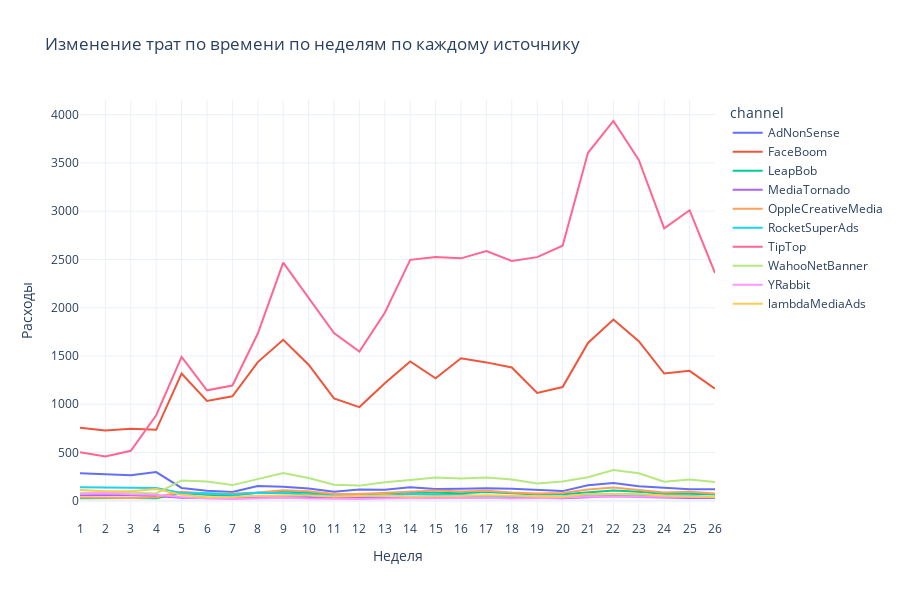

The notebook cell this image was saved under:
### Code cell
# строим график с разбивкой по неделям

# вытаскиваем номер недели
costs['dt'] = pd.to_datetime(costs['dt'])
costs['week'] = costs['dt'].dt.isocalendar().week
min_date = costs['dt'].min()
costs['week'] = (costs['dt'] - min_date).dt.days // 7 + 1


# группируем данные по источнику и номеру недели
grouped_costs = costs.groupby(['channel', 'week'], as_index=False)['costs'].sum()

# график
fig = px.line(grouped_costs, x='week', y='costs', color='channel', line_group='channel',
              labels={'costs': 'Расходы', 'week': 'Неделя'},
              title='Изменение трат по времени по неделям по каждому источнику',
              template='plotly_white')

fig.update_layout(xaxis=dict(title='Неделя', dtick=1), yaxis=dict(title='Расходы'), height=600)
cf.go_offline()
fig.iplot()

### Figure 1 — Plotly figure (JSON) as saved in the notebook; plotly's stock layout.template omitted (floating-point values rounded to 4 significant figures)
{"data": [{"hovertemplate": "channel=AdNonSense<br>Неделя=%{x}<br>Расходы=%{y}<extra></extra>", "legendgroup": "AdNonSense", "line": {"color": "#636efa", "dash": "solid"}, "marker": {"symbol": "circle"}, "mode": "lines", "name": "AdNonSense", "orientation": "v", "showlegend": true, "type": "scatter", "x": [1, 2, 3, 4, 5, 6, 7, 8, 9, 10, 11, 12, 13, 14, 15, 16, 17, 18, 19, 20, 21, 22, 23, 24, 25, 26], "xaxis": "x", "y": [284.6, 274.1, 263.6, 297.1, 132.3, 102.9, 91.35, 153.3, 146.0, 127.0, 93.45, 116.6, 114.5, 139.7, 122.8, 123.9, 129.2, 125.0, 109.2, 99.75, 159.6, 184.8, 150.2, 131.2, 119.7, 119.7], "yaxis": "y"}, {"hovertemplate": "channel=FaceBoom<br>Неделя=%{x}<br>Расходы=%{y}<extra></extra>", "legendgroup": "FaceBoom", "line": {"color": "#EF553B", "dash": "solid"}, "marker": {"symbol": "circle"}, "mode": "lines", "name": "FaceBoom", "orientation": "v", "showlegend": true, "type": "scatter", "x": [1, 2, 3, 4, 5, 6, 7, 8, 9, 10, 11, 12, 13, 14, 15, 16, 17, 18, 19, 20, 21, 22, 23, 24, 25, 26], "xaxis": "x", "y": [755.7, 728.2, 744.7, 734.8, 1317.0, 1034, 1082.0, 1437.0, 1668.0, 1409.0, 1060.0, 970.2, 1218.0, 1443.0, 1269.0, 1476.0, 1433.0, 1380.0, 1118.0, 1178.0, 1635.0, 1877.0, 1653.0, 1318.0, 1345.0, 1162.0], "yaxis": "y"}, {"hovertemplate": "channel=LeapBob<br>Неделя=%{x}<br>Расходы=%{y}<extra></extra>", "legendgroup": "LeapBob", "line": {"color": "#00cc96", "dash": "solid"}, "marker": {"symbol": "circle"}, "mode": "lines", "name": "LeapBob", "orientation": "v", "showlegend": true, "type": "scatter", "x": [1, 2, 3, 4, 5, 6, 7, 8, 9, 10, 11, 12, 13, 14, 15, 16, 17, 18, 19, 20, 21, 22, 23, 24, 25, 26], "xaxis": "x", "y": [25.62, 30.03, 28.77, 25.2, 78.54, 61.11, 50.61, 83.79, 96.18, 81.48, 59.01, 62.79, 74.13, 85.47, 83.79, 77.28, 90.93, 75.39, 65.1, 66.36, 87.99, 105.4, 92.4, 73.08, 71.82, 65.31], "yaxis": "y"}, {"hovertemplate": "channel=MediaTornado<br>Неделя=%{x}<br>Расходы=%{y}<extra></extra>", "legendgroup": "MediaTornado", "line": {"color": "#ab63fa", "dash": "solid"}, "marker": {"symbol": "circle"}, "mode": "lines", "name": "MediaTornado", "orientation": "v", "showlegend": true, "type": "scatter", "x": [1, 2, 3, 4, 5, 6, 7, 8, 9, 10, 11, 12, 13, 14, 15, 16, 17, 18, 19, 20, 21, 22, 23, 24, 25, 26], "xaxis": "x", "y": [57.12, 59.28, 57.84, 49.2, 31.68, 27.12, 30, 35.04, 42, 39.12, 28.32, 25.44, 28.32, 33.84, 31.68, 39.12, 35.52, 31.68, 28.56, 25.44, 36, 48, 38.88, 37.92, 29.52, 27.84], "yaxis": "y"}, {"hovertemplate": "channel=OppleCreativeMedia<br>Неделя=%{x}<br>Расходы=%{y}<extra></extra>", "legendgroup": "OppleCreativeMedia", "line": {"color": "#FFA15A", "dash": "solid"}, "marker": {"symbol": "circle"}, "mode": "lines", "name": "OppleCreativeMedia", "orientation": "v", "showlegend": true, "type": "scatter", "x": [1, 2, 3, 4, 5, 6, 7, 8, 9, 10, 11, 12, 13, 14, 15, 16, 17, 18, 19, 20, 21, 22, 23, 24, 25, 26], "xaxis": "x", "y": [34.75, 30.75, 29.25, 36.25, 93.25, 76, 74, 86.5, 109.8, 97.25, 71, 70.5, 83.25, 96.75, 105, 96.75, 104.5, 86.25, 75.5, 79.5, 116.5, 136.8, 109, 85.75, 92.25, 74.25], "yaxis": "y"}, {"hovertemplate": "channel=RocketSuperAds<br>Неделя=%{x}<br>Расходы=%{y}<extra></extra>", "legendgroup": "RocketSuperAds", "line": {"color": "#19d3f3", "dash": "solid"}, "marker": {"symbol": "circle"}, "mode": "lines", "name": "RocketSuperAds", "orientation": "v", "showlegend": true, "type": "scatter", "x": [1, 2, 3, 4, 5, 6, 7, 8, 9, 10, 11, 12, 13, 14, 15, 16, 17, 18, 19, 20, 21, 22, 23, 24, 25, 26], "xaxis": "x", "y": [139.8, 134.6, 136.9, 131.0, 79.56, 77.81, 63.77, 83.85, 78.72, 67.8, 50.5, 49.14, 55.05, 70.07, 58.69, 60.12, 44.53, 46.15, 39.33, 44.2, 62.73, 63.05, 62.73, 47.78, 52, 33.15], "yaxis": "y"}, {"hovertemplate": "channel=TipTop<br>Неделя=%{x}<br>Расходы=%{y}<extra></extra>", "legendgroup": "TipTop", "line": {"color": "#FF6692", "dash": "solid"}, "marker": {"symbol": "circle"}, "mode": "lines", "name": "TipTop", "orientation": "v", "showlegend": true, "type": "scatter", "x": [1, 2, 3, 4, 5, 6, 7, 8, 9, 10, 11, 12, 13, 14, 15, 16, 17, 18, 19, 20, 21, 22, 23, 24, 25, 26], "xaxis": "x", "y": [502, 459, 517.1, 885.4, 1490.0, 1144.0, 1193.0, 1732.0, 2467.0, 2103.0, 1737.0, 1544.0, 1947.0, 2496, 2526, 2511, 2586, 2484, 2524.0, 2642.0, 3605, 3934, 3532.0, 2821, 3010, 2359], "yaxis": "y"}, {"hovertemplate": "channel=WahooNetBanner<br>Неделя=%{x}<br>Расходы=%{y}<extra></extra>", "legendgroup": "WahooNetBanner", "line": {"color": "#B6E880", "dash": "solid"}, "marker": {"symbol": "circle"}, "mode": "lines", "name": "WahooNetBanner", "orientation": "v", "showlegend": true, "type": "scatter", "x": [1, 2, 3, 4, 5, 6, 7, 8, 9, 10, 11, 12, 13, 14, 15, 16, 17, 18, 19, 20, 21, 22, 23, 24, 25, 26], "xaxis": "x", "y": [76.8, 91.2, 86.4, 76.2, 210.6, 198.6, 162, 228, 286.2, 236.4, 166.2, 156.6, 192.6, 214.8, 241.8, 229.2, 241.8, 219.6, 178.8, 199.2, 244.2, 317.4, 285, 196.8, 220.8, 193.8], "yaxis": "y"}, {"hovertemplate": "channel=YRabbit<br>Неделя=%{x}<br>Расходы=%{y}<extra></extra>", "legendgroup": "YRabbit", "line": {"color": "#FF97FF", "dash": "solid"}, "marker": {"symbol": "circle"}, "mode": "lines", "name": "YRabbit", "orientation": "v", "showlegend": true, "type": "scatter", "x": [1, 2, 3, 4, 5, 6, 7, 8, 9, 10, 11, 12, 13, 14, 15, 16, 17, 18, 19, 20, 21, 22, 23, 24, 25, 26], "xaxis": "x", "y": [72, 79.8, 67.5, 61.2, 38.7, 23.34, 18.54, 24.84, 30.78, 22.68, 18, 18.72, 23.4, 28.77, 26.04, 29.19, 30.87, 24.36, 26.64, 31.68, 45.12, 44.88, 42.48, 38.82, 37.8, 38.07], "yaxis": "y"}, {"hovertemplate": "channel=lambdaMediaAds<br>Неделя=%{x}<br>Расходы=%{y}<extra></extra>", "legendgroup": "lambdaMediaAds", "line": {"color": "#FECB52", "dash": "solid"}, "marker": {"symbol": "circle"}, "mode": "lines", "name": "lambdaMediaAds", "orientation": "v", "showlegend": true, "type": "scatter", "x": [1, 2, 3, 4, 5, 6, 7, 8, 9, 10, 11, 12, 13, 14, 15, 16, 17, 18, 19, 20, 21, 22, 23, 24, 25, 26], "xaxis": "x", "y": [112, 98.4, 97.6, 121.6, 60.8, 36.8, 39.2, 52.8, 54.4, 55.2, 43.2, 44.8, 53.6, 44.8, 44.8, 49.6, 56.8, 55.2, 47.2, 42.4, 69.6, 69.6, 70.4, 50.4, 46.4, 40], "yaxis": "y"}], "layout": {"height": 600, "legend": {"title": {"text": "channel"}, "tracegroupgap": 0}, "title": {"text": "Изменение трат по времени по неделям по каждому источнику"}, "xaxis": {"anchor": "y", "domain": [0, 1], "dtick": 1, "title": {"text": "Неделя"}}, "yaxis": {"anchor": "x", "domain": [0, 1], "title": {"text": "Расходы"}}}}
